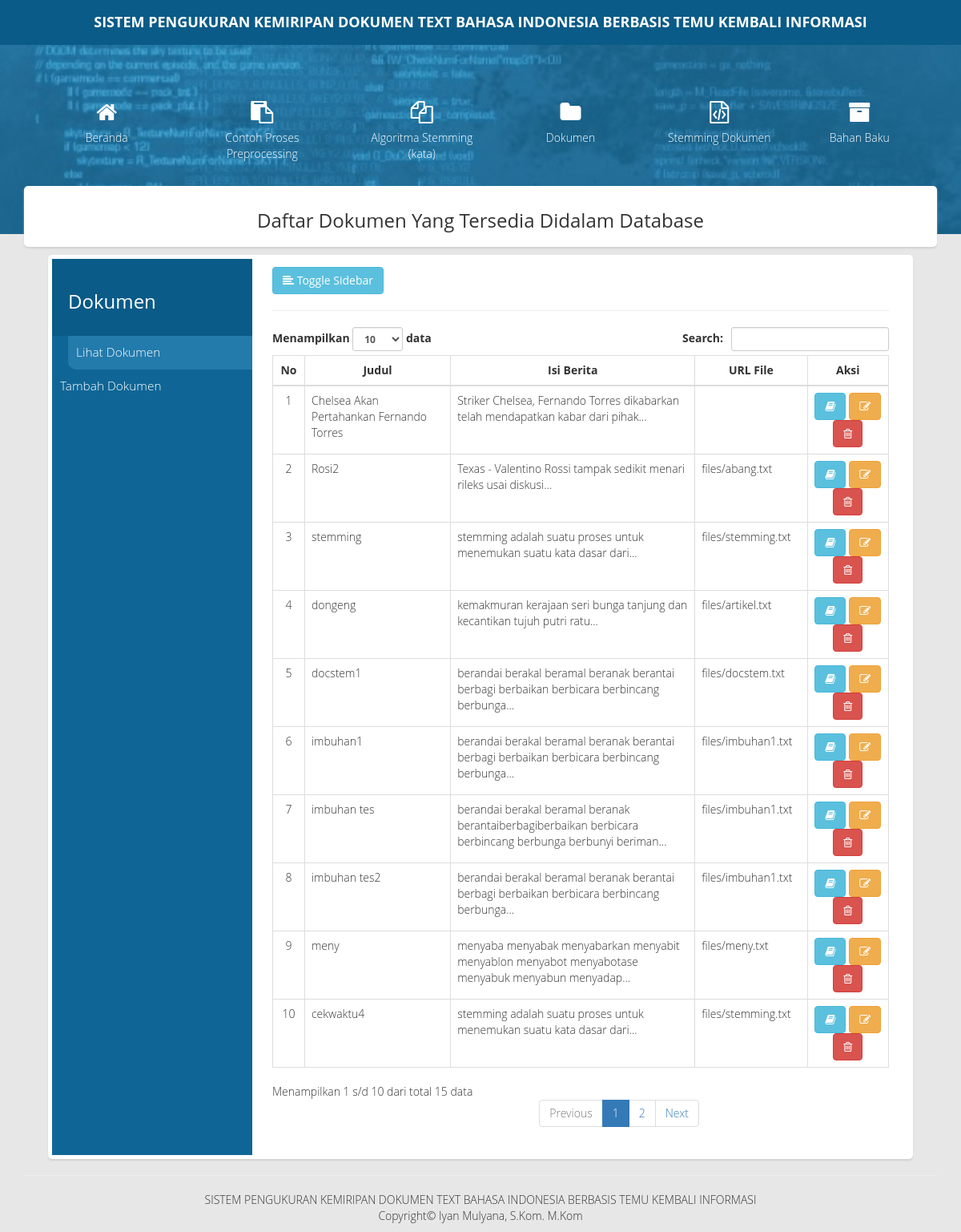
Screenshot of /?page=dokumen with the database file from the repository.
### tables this page shows
CREATE TABLE `tbberita` (
  `id` int(5) NOT NULL,
  `id_berita` varchar(500) NOT NULL,
  `Judul` varchar(500) NOT NULL,
  `Berita` text NOT NULL,
  `url` text NOT NULL
);

### pusatdata/core/bukahalaman.php (called while the page is built, shortened)
<?php
(isset($_GET['page'])) ? $page = $_GET['page'] : $page = '';
switch ($page) {
	case 'dokumen':
		$judul = "Dokumen";
		$highlight = "Daftar Dokumen Yang Tersedia Didalam Database";
		break;
}
?>

### pusatdata/classes/Convert.php (called while the page is built, shortened)
<?php
class Convert
{
  public static function potongKalimat($string, $maks = 20){
  	$isi = '';
  	$string = explode(' ', $string);
  	for ($i=0; $i < $maks; $i++) {
  		$isi = $isi.' '.$string[$i];
  	}
  	return $isi.'... ';
  }
}
?>

### halaman/dokumen/dokumen_lihat.php (the view)
<div class="table-responsive">
	<table id="table-lihat" class="table table-hover table-bordered">
		<thead>
			<tr>
				<th width="5%"  class="text-center">No</th>
				<th class="text-center" width="25%">Judul</th>
				<th class="text-center" width="40%">Isi Berita</th>
				<th class="text-center">URL File</th>
				<th class="text-center" width="15%">Aksi</th>
			</tr>
		</thead>
		<tbody>
			<?php
				$result = $mysqli->query("SELECT * FROM tbberita ORDER BY id");
				$no = 0;
				while($row = $result->fetch_assoc()) {
					echo "
						<tr>
							<td class='text-center'>".++$no."</td>
							<td>".$row['Judul']."</td>
							<td>".Convert::potongKalimat($row['Berita'], 10)."</td>
							<td>".$row['url']."</td>
							<td class='text-center'>
								<a href=?page=berita_lihat&id=$row[id] class='btn btn-info'><i class='fa fa-book'></i></a>
								<a href=?page=berita_edit&id=$row[id] class='btn btn-warning'><i class='fa fa-edit'></i></a>
								<a href=?page=berita_hapus&id=$row[id] class='btn btn-danger' onclick='return confirm(\"Apakah anda yakin ingin menghapus ini?\")'><i class='fa fa-trash-o'></i></a>
							</td>
						</tr>
					";
				}
			?>
		</tbody>
	</table>
</div>

### index.php (shortened to what this page needs)
<?php
include "pusatdata/core/init.php";
?>
<!DOCTYPE html>
<html lang="en" dir="ltr" id="html">
  <head>
    <link rel="stylesheet" href="pusatdata/css/bootstrap.min.css">
    <link rel="stylesheet" href="pusatdata/css/font-awesome.min.css">
    <link rel="stylesheet" href="pusatdata/css/mystyles.css">
  </head>
  <body>
    <div id="header" class="text-center">
      <a href="">SISTEM PENGUKURAN KEMIRIPAN DOKUMEN TEXT BAHASA INDONESIA BERBASIS TEMU KEMBALI INFORMASI</a>
    </div>
    <div id="header-nav">
      <div class="navigasi">
        <div class="container text-center">
          <div class="collapse navbar-collapse" id="isinav">
            <ul class="nav nav-justified">
              <li><a href="?page="><i class="fa fa-home fa-2x"></i>Beranda</a></li>
              <li><a href="?page=preprocessing"><i class="fa fa-clipboard fa-2x"></i>Contoh Proses Preprocessing</a></li>
              <li><a href="?page=algoritma"><i class="fa fa-files-o fa-2x"></i>Algoritma Stemming (kata)</a></li>
              <li><a href="?page=dokumen"><i class="fa fa-folder fa-2x"></i>Dokumen</a></li>
              <li><a href="?page=stemmingdokumen"><i class="fa fa-file-code-o fa-2x"></i>Stemming Dokumen</a></li>
              <li><a href="?page=bahanbaku"><i class="fa fa-archive fa-2x"></i>Bahan Baku</a></li>
            </ul>
          </div>
        </div>
      </div>
    </div>
    <div class="main-content">
      <div class="container">
        <div class="title-content">
          <h3 class="text-center"><?= $highlight; ?></h3>
        </div>
      </div>
      <?php include $mainContent; ?>
    </div>
    <footer id="footer">
      <div class="container">
        <hr>
        <p class="text-center">
          SISTEM PENGUKURAN KEMIRIPAN DOKUMEN TEXT BAHASA INDONESIA BERBASIS TEMU KEMBALI INFORMASI
          <br>Copyright&copy Iyan Mulyana, S.Kom. M.Kom
        </p>
      </div>
    </footer>
  </body>
</html>

### halaman/dokumen/dokumen.php
<div class="isi-content ">
	<div class="wrapper">
		<nav id="sidebar">
			<div class="sidebar-header">
				<h3><?= $judul;?></h3>
			</div>
			<ul class="list-unstyled">
					<li><a href="?page=dokumen&subpage=dokumen_lihat">Lihat Dokumen</a></li>
					<li><a href="?page=dokumen&subpage=dokumen_tambah">Tambah Dokumen</a></li>
			</ul>
		</nav>
		<div id="content">
      <div class="container-fluid">
        <button type="button" id="sidebarCollapse" class="btn btn-info">
            <i class="fa fa-align-left"></i>
            <span>Toggle Sidebar</span>
        </button>
				<hr>
      </div>
			<div id="ajaxContent" class="col-sm-12">
				<?php include $subpage; ?>
			</div>
		</div>
	</div>
</div>

### pusatdata/css/mystyles.css (style rules this page uses)
a, a:hover, a:focus { color: inherit; text-decoration: none; transition: all 0.3s; }
body { background-color: #e7e7e7; font-family: "Open Sans", sans-serif; font-weight: 300; }
#header { background-color: rgb(10, 91, 135); color: white; padding: 15px 0px; }
#header a { font-size: 18px; font-weight: bold; }
#header-nav { background-image: url('../../images/header.jpg'); background-size: cover; background-attachment: fixed; color: white; }
.navigasi { background-color: rgba(41, 128, 185, 0.6); padding-top: 60px; padding-bottom: 80px; }
.nav i.fa { display: block !important; margin-bottom: 8px; }
.nav li a { transition: 0.2s; }
.main-content { min-height: 100px; margin-top: -60px; }
.title-content { background-color: white; padding: 10px 0px; border-radius: 5px; box-shadow: 0px 2px 2px rgb(209, 209, 209); }
.isi-content { width: 90%; margin: auto; padding: 5px; border-radius: 5px; box-shadow: 0px 2px 2px rgb(209, 209, 209); background-color: white; min-height: 100px; margin-top: 10px; overflow: hidden; }
.wrapper { display: flex; width: 100%; align-items: stretch; }
#sidebar { min-width: 250px; max-width: 250px; min-height: 100vh; background-color: rgb(15, 102, 150); color: #fff; transition: all 0.5s; }
#sidebar .sidebar-header { padding: 20px; background-color: rgb(10, 91, 135); }
#sidebar ul li a.active { margin-left: 20px; border-bottom-left-radius: 10px; background-color: rgb(35, 123, 172); transition-timing-function: linear; }
#sidebar ul li a { padding: 10px; font-size: 1.1em; display: block; }
#content { padding: 10px; width: 100%; }

### rows the page displays
tbberita: Judul "Chelsea Akan Pertahankan Fernando Torres", Berita "Striker Chelsea, Fernando Torres dikabarkan telah mendapatkan kabar dari pihak..."
tbberita: Judul "Rosi2", Berita "Texas - Valentino Rossi tampak sedikit menari rileks usai diskusi...", url "files/abang.txt"
tbberita: Judul "stemming", Berita "stemming adalah suatu proses untuk menemukan suatu kata dasar dari...", url "files/stemming.txt"
tbberita: Judul "dongeng", Berita "kemakmuran kerajaan seri bunga tanjung dan kecantikan tujuh putri ratu...", url "files/artikel.txt"
tbberita: Judul "docstem1", Berita "berandai berakal beramal beranak berantai berbagi berbaikan berbicara berbincang berbunga...", url "files/docstem.txt"
tbberita: Judul "imbuhan1", Berita "berandai berakal beramal beranak berantai berbagi berbaikan berbicara berbincang berbunga...", url "files/imbuhan1.txt"
tbberita: Judul "imbuhan tes", Berita "berandai berakal beramal beranak berantaiberbagiberbaikan berbicara berbincang berbunga berbunyi beriman...", url "files/imbuhan1.txt"
tbberita: Judul "imbuhan tes2", Berita "berandai berakal beramal beranak berantai berbagi berbaikan berbicara berbincang berbunga...", url "files/imbuhan1.txt"
tbberita: Judul "meny", Berita "menyaba menyabak menyabarkan menyabit menyablon menyabot menyabotase menyabuk menyabun menyadap...", url "files/meny.txt"
tbberita: Judul "cekwaktu4", Berita "stemming adalah suatu proses untuk menemukan suatu kata dasar dari...", url "files/stemming.txt"

### other values shown
$highlight "Daftar Dokumen Yang Tersedia Didalam Database"
$judul "Dokumen"
